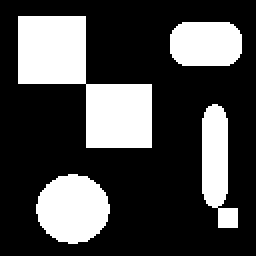
%> input picture obrazy/lab11/wykonanie/ccl2.png, 128 x 128 px (shown 2 times larger)
$ octave zadaniaB.m   (GNU Octave 9; MATLAB toolbox functions it lacks are replaced by stand-ins)
%> lines starting %> are read from the running program, lines starting %| are printed output that depends on the picture; in (x1, y1, x2, y2) boxes, pixels count from 0 and x2, y2 are one past the last pixel; in counts of white or black regions, pixels touching at a corner belong together; the program's own positions count from 1
ccl = imread('ccl2.png');
%> ccl: size 128x128 logical; 28.3% white; 4 white regions, box (x1, y1, x2, y2) and area: (9, 8, 76, 74) 2212, (18, 87, 55, 122) 987, (85, 11, 121, 33) 724, (101, 52, 119, 114) 716
imshow(ccl, []);

ccl4 = bwlabel(ccl,4);
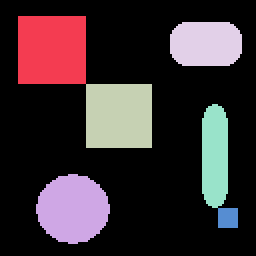
%> ccl4: size 128x128 double (shown 2 times larger); 7 distinct labels, from 0 to 6; one colour per label, 0 black
ccl8 = bwlabel(ccl,8);
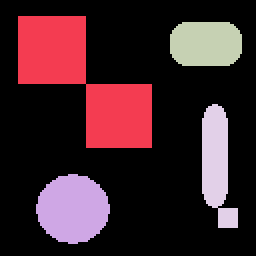
%> ccl8: size 128x128 double (shown 2 times larger); 5 distinct labels, from 0 to 4; one colour per label, 0 black

figure;
imshow(label2rgb(ccl4));
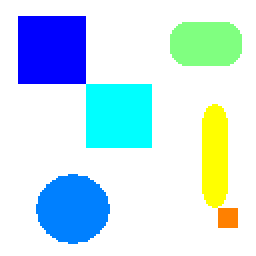
%> displayed picture: size 128x128x3, on the screen's scale of 0 to 255 (shown 2 times larger); mean R, G, B 199.6, 228.6, 238.2
figure;
imshow(label2rgb(ccl8));
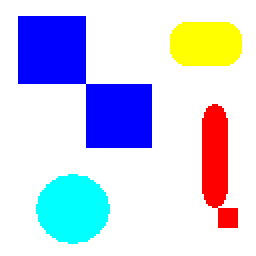
%> displayed picture: size 128x128x3, on the screen's scale of 0 to 255 (shown 2 times larger); mean R, G, B 205.2, 209.4, 232.6

$ run again, with obrazy/lab11/wykonanie/shapes.png copied over obrazy/lab11/wykonanie/ccl2.png
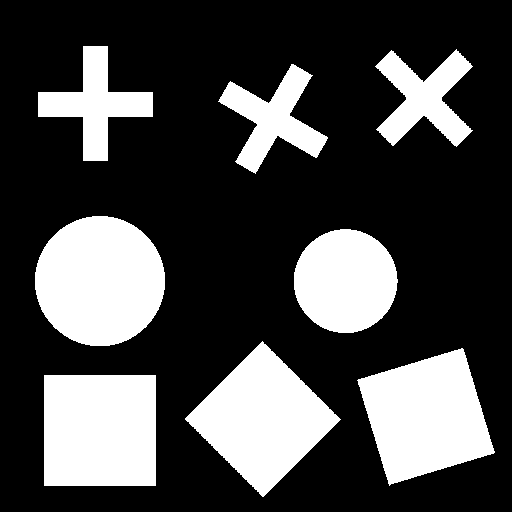
%> input picture obrazy/lab11/wykonanie/shapes.png, 512 x 512 px
%> ccl: size 512x512 logical; 28% white; 8 white regions, largest, box (x1, y1, x2, y2) and area: (35, 216, 165, 346) 13293, (44, 375, 156, 486) 12432, (185, 341, 341, 497) 12212
%> `ccl4 = bwlabel(ccl,4);`:
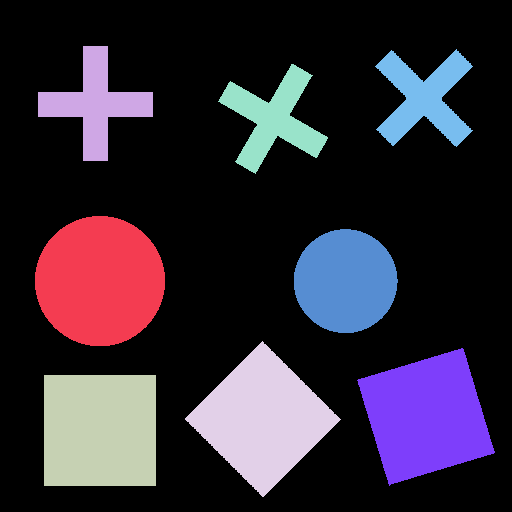
%> ccl4: size 512x512 double; 9 distinct labels, from 0 to 8; one colour per label, 0 black
%> `imshow(label2rgb(ccl4));`:
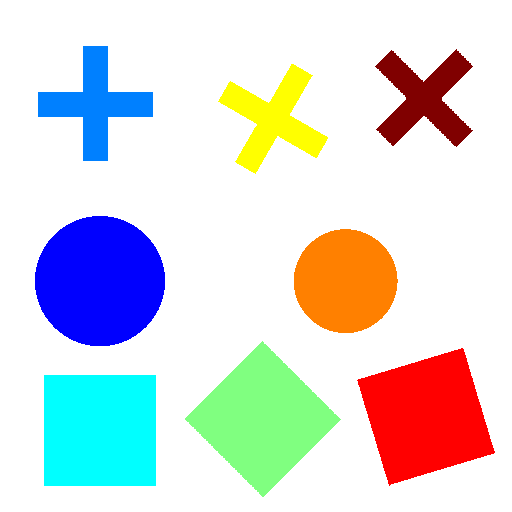
%> displayed picture: size 512x512x3, on the screen's scale of 0 to 255; mean R, G, B 216.7, 218.9, 219.6
